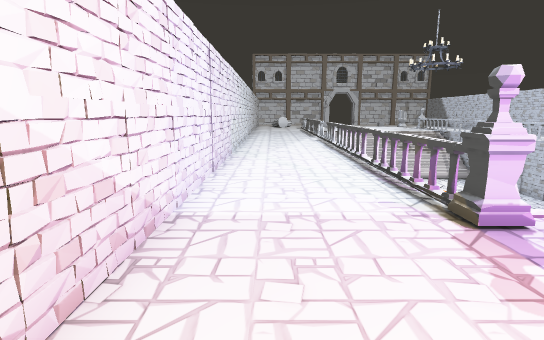
View 1 (above)

16 first-person views from a walk through a 3-D level made in the Unity game engine. The camera is 1.4 m above the floor, tilts 10° down and sees 80° across. Doors are open. The floor is counted in squares, 1 m on a side. Each view is taken from the middle of a square. On the plan, view 1 faces up. The plan holds only what a view shows up to about 15 squares ahead; the rest is blank. The place goes on beyond the plan.

View 2
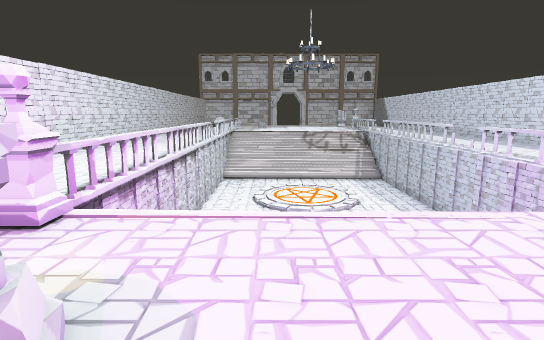

View 3
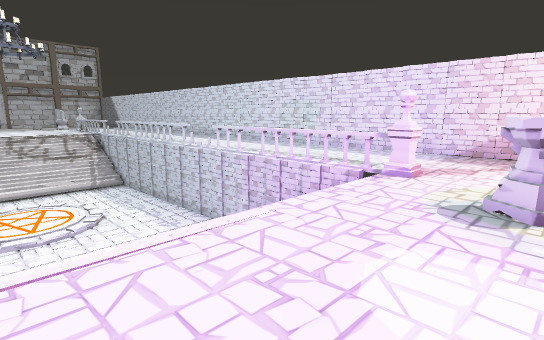

View 4
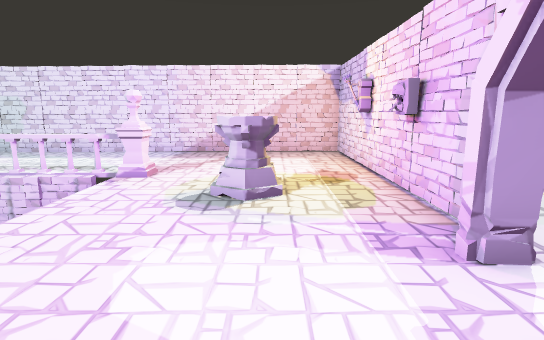

View 5
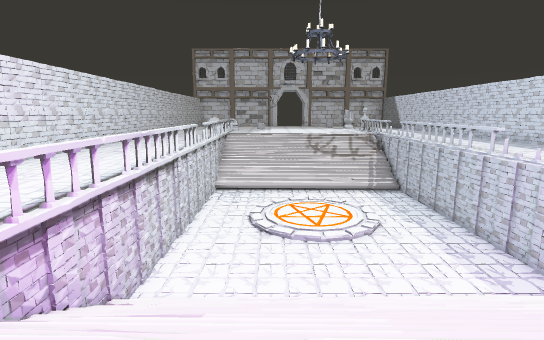

View 6
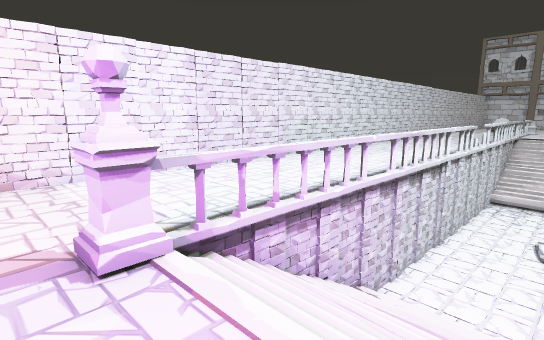

View 7
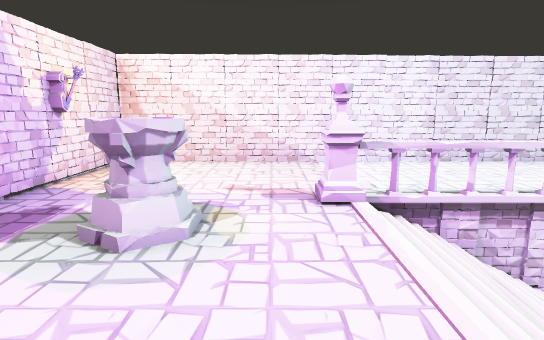

View 8
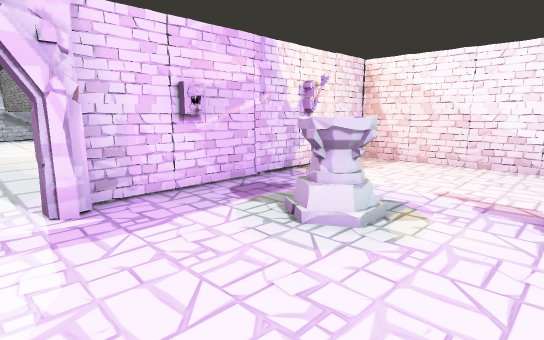

View 9
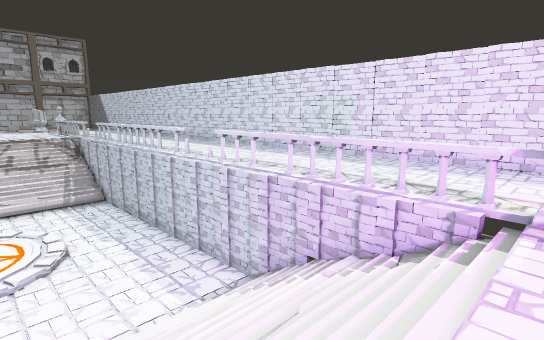

View 10
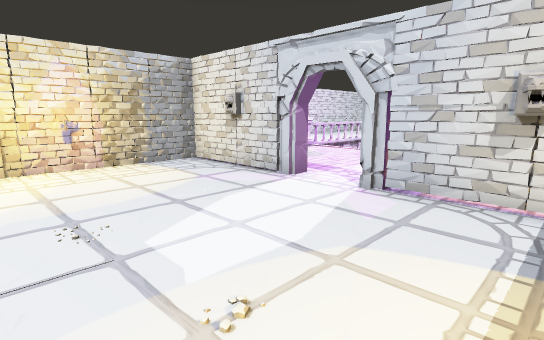

View 11
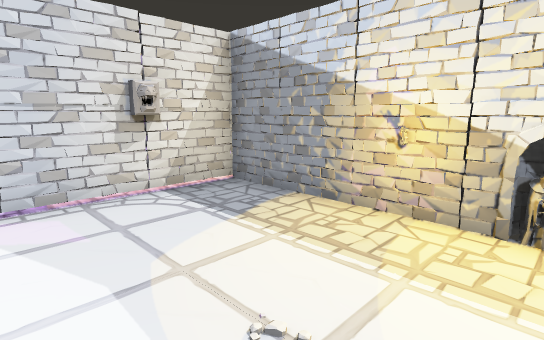

View 12
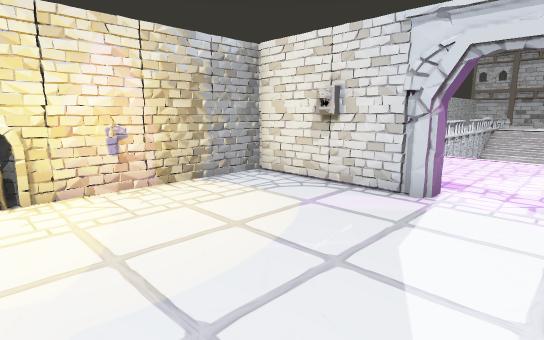

View 13
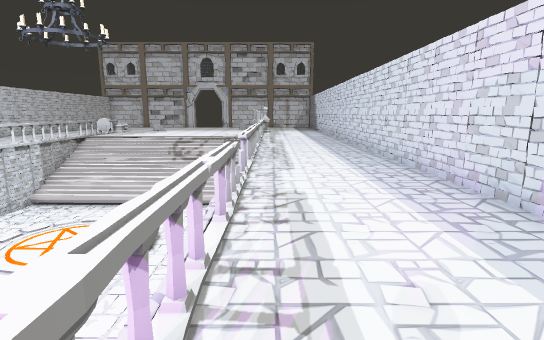

View 14
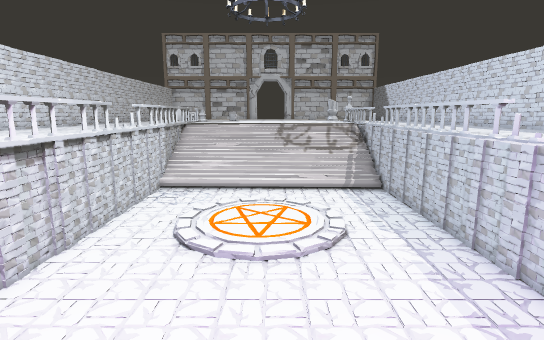

View 15
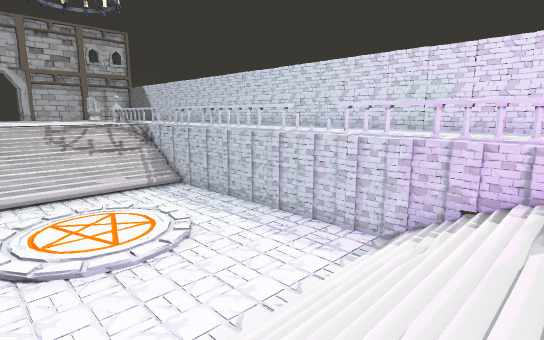

View 16
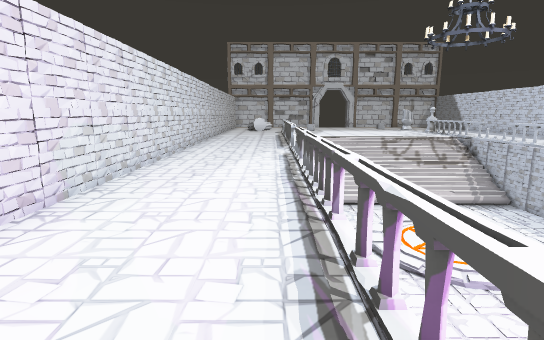

### Floor plan
Key: @ floor where view 1 was taken; # wall or solid block; x gap in a wall; . main floor; - floor 2.5 m lower than the main floor; _ floor 2.75 m lower than the main floor; / step, stairs or slope; D open door; = window, fence, low wall or low ledge; v drop or lower ground; T torch; S statue; O other object.
Columns run from 2 left of view 1 to 18 right of it. Each row starts with its distance up from view 1.
 21 #....O=========O....#
 20 #....v_________v....#
 19 #....v_________v....#
 18 #....v___///___v....#
 17 #....v__----/__O....#
 16 #....O__----/__x....#
 15 #....O__---_/__v....#
 14 #....v__---//__v....#
 13 #....O___//____v....#
 12 #....O_________v....#
 11 #....O_________O....#
 10 #....O_________v....#
  9 #....v/////////v....#
  8 #....v/////////v....#
  7 #....O/////////v....#
  6 #....O/////////O....#
  5 #....O////  ///O....#
  4 #....#.........#....#
  3 #...................#
  2 #.....OO......O...  #
  1 #.....O......OO.....#
  0 #.@.................#
 -1 #..T.#####.#####T...#
 -2 ######.O.D.D.O..#####
 -3      #..........#
 -4      #..........#
 -5      #.........O#
 -6      #..........#
 -7      S.........S#

Where each view was taken, in squares from view 1:
view 1: 0 up, 0 right, facing up
view 2: 0 up, 6 right, facing up
view 3: 1 up, 6 right, facing up-right
view 4: 1 up, 6 right, facing right
view 5: 3 up, 6 right, facing up
view 6: 3 up, 6 right, facing up-left
view 7: 3 up, 8 right, facing left
view 8: 4 up, 8 right, facing down-left
view 9: 4 up, 8 right, facing up-right
view 10: 7 down, 12 right, facing up-left
view 11: 7 down, 9 right, facing up-right
view 12: 7 down, 9 right, facing up-left
view 13: 6 up, 14 right, facing up
view 14: 6 up, 8 right, facing up
view 15: 6 up, 5 right, facing up-right
view 16: 6 up, 2 right, facing up
